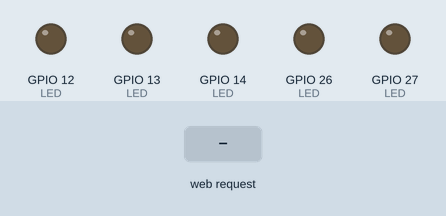
A sketch run on a simulated ESP32. On the bench: output pins drawn as LEDs (lit = HIGH). The test bench sets the inputs (shaded band). WiFi joins after 1.5 s; servers stay silent unless stated; what the sketch prints to the serial monitor is not drawn.

Above: at 2.7 s.
2.8 s: HTTP request GET /1/on received
At 3.2 s:
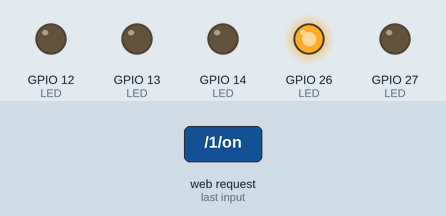
4.3 s: HTTP request GET /1/off received
At 5.5 s:
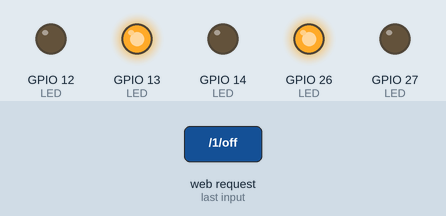
5.8 s: HTTP request GET /2/off received
At 6.8 s:
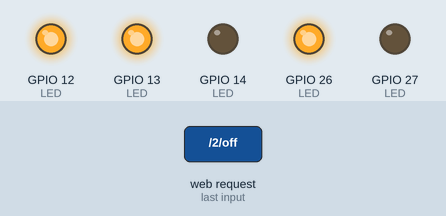
7.3 s: HTTP request GET /3/off received
At 8.0 s:
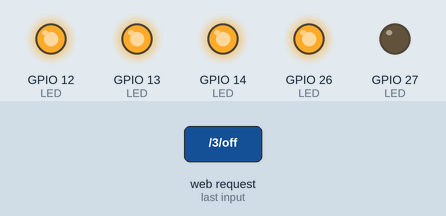
8.8 s: HTTP request GET /2/on received
At 9.1 s:
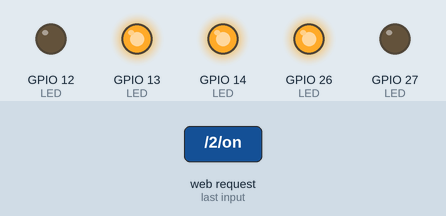
10.3 s: HTTP request GET /4/off received
At 11.4 s:
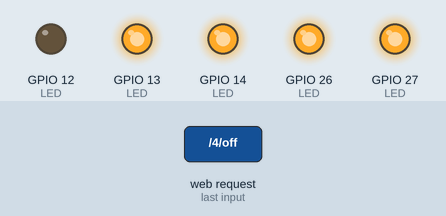
Timing chart, 0 to 12.8 s (numbered marks = the images above; inputs shaded):
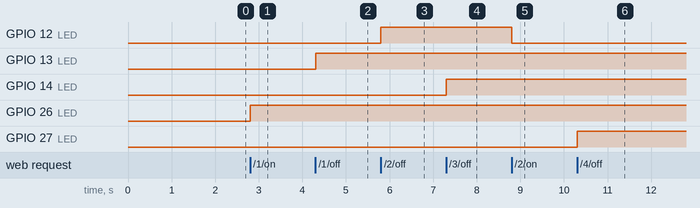

Measured:
- after the input at 2.8 s, GPIO 26 (LED): LOW → HIGH at once
- after the input at 4.3 s, GPIO 13 (LED): LOW → HIGH at once
- after the input at 5.8 s, GPIO 12 (LED): LOW → HIGH at once
- after the input at 7.3 s, GPIO 14 (LED): LOW → HIGH at once
- after the input at 8.8 s, GPIO 12 (LED): HIGH → LOW at once
- after the input at 10.3 s, GPIO 27 (LED): LOW → HIGH at once

The sketch:

Practica_12_Servidor_Web_WiFi_Basico.ino
```cpp
// ==============================================================================
// Practica 12: Servidor Web ESP32 para Control de LEDs (Modo Servidor Web Basico)
// Practice 12: ESP32 HTTP Web Server for Wireless LED Control (Basic Web Server)
//
// Descripcion / Description:
// [ES] Servidor web HTTP en ESP32 configurado para red local que sirve
//      una interfaz web con enlaces HTML para conmutar 4 canales de LEDs con logica inversa.
// [EN] HTTP web server on ESP32 configured for local network serving an
//      interactive HTML dashboard to toggle 4 LED channels with inverted logic.
// ==============================================================================

#include <WiFi.h>

// ------------------------------------------------------------------------------
// Credenciales de Red WiFi / WiFi Credentials
// ------------------------------------------------------------------------------
const char* ssid = "YOUR_WIFI_SSID";
const char* password = "YOUR_WIFI_PASSWORD";

// Nombre de red del dispositivo / Device network name
String nom = "ESP32-WebServer";

// Inicializacion del servidor en puerto 80 / Web server on port 80
WiFiServer server(80);

// Variables de estado de los LEDs / LED State Variables
String output1State = "off";
String output2State = "off";
String output3State = "off";
String output4State = "off";

// Control de tiempo y timeout / Timeout & timing variables
unsigned long currentTime = millis();
unsigned long previousTime = 0;
const long timeoutTime = 2000;

// ------------------------------------------------------------------------------
// Configuracion Inicial / System Setup
// ------------------------------------------------------------------------------
void setup() {
  Serial.begin(9600);

  // Definicion de pines de salida / Output Pin Configuration
  pinMode(13, OUTPUT); // [ES] LED Rojo       / [EN] Red LED (GPIO 13)
  pinMode(12, OUTPUT); // [ES] LED Verde      / [EN] Green LED (GPIO 12)
  pinMode(14, OUTPUT); // [ES] LED Amarillo   / [EN] Yellow LED (GPIO 14)
  pinMode(27, OUTPUT); // [ES] LED Azul       / [EN] Blue LED (GPIO 27)
  pinMode(26, OUTPUT); // [ES] LED Monitoreo  / [EN] Activity Monitor LED (GPIO 26)

  delay(10);

  // Conexion WiFi / WiFi Connection Routine
  Serial.println();
  Serial.println("CONECTANDO A / CONNECTING TO: ");
  Serial.println(ssid);
  WiFi.begin(ssid, password);
  while (WiFi.status() != WL_CONNECTED) {
    delay(500);
    Serial.print(".");
  }
  Serial.println("");
  Serial.println("WiFi CONECTADO / CONNECTED.");
  Serial.println("DIRECCION IP LOCAL / LOCAL IP: ");
  Serial.println(WiFi.localIP());

  // Iniciar servidor web / Start HTTP Server
  server.begin();
}

// ------------------------------------------------------------------------------
// Bucle Principal / Main Loop (Manejo de Clientes HTTP)
// ------------------------------------------------------------------------------
void loop() {
  WiFiClient client = server.available(); // Escuchar clientes entrantes / Listen for clients

  if (client) {
    currentTime = millis();
    previousTime = currentTime;
    Serial.println("NUEVO CLIENTE / NEW CLIENT CONNECTED");
    digitalWrite(26, HIGH);

    String header = "";
    String currentLine = "";

    while (client.connected() && currentTime - previousTime <= timeoutTime) {
      currentTime = millis();

      if (client.available()) {
        char c = client.read();
        Serial.write(c);
        header += c;

        if (c == '\n') {
          if (currentLine.length() == 0) {
            // [ES] Encabezado de respuesta HTTP / [EN] HTTP Response Header
            client.println("HTTP/1.1 200 OK");
            client.println("Content-type:text/html");
            client.println();

            // [ES] Decodificacion de solicitudes GET para conmutacion de LEDs
            // [EN] Decode GET requests to toggle physical LED outputs
            if (header.indexOf("GET /1/on") >= 0) {
              output1State = "on";
              digitalWrite(13, LOW);  // Encender LED 1 (Logica invertida) / Turn ON LED 1
            } else if (header.indexOf("GET /1/off") >= 0) {
              output1State = "off";
              digitalWrite(13, HIGH); // Apagar LED 1 / Turn OFF LED 1
            } else if (header.indexOf("GET /2/on") >= 0) {
              output2State = "on";
              digitalWrite(12, LOW);  // Encender LED 2 / Turn ON LED 2
            } else if (header.indexOf("GET /2/off") >= 0) {
              output2State = "off";
              digitalWrite(12, HIGH); // Apagar LED 2 / Turn OFF LED 2
            } else if (header.indexOf("GET /3/on") >= 0) {
              output3State = "on";
              digitalWrite(14, LOW);  // Encender LED 3 / Turn ON LED 3
            } else if (header.indexOf("GET /3/off") >= 0) {
              output3State = "off";
              digitalWrite(14, HIGH); // Apagar LED 3 / Turn OFF LED 3
            } else if (header.indexOf("GET /4/on") >= 0) {
              output4State = "on";
              digitalWrite(27, LOW);  // Encender LED 4 / Turn ON LED 4
            } else if (header.indexOf("GET /4/off") >= 0) {
              output4State = "off";
              digitalWrite(27, HIGH); // Apagar LED 4 / Turn OFF LED 4
            }

            // [ES] Generacion de interfaz web HTML/CSS
            // [EN] HTML/CSS Web Dashboard Generation
            client.println("<!DOCTYPE html>");
            client.println("<html lang=\"es\">");
            client.println("<head>");
            client.println("    <meta charset=\"UTF-8\">");
            client.println("    <meta name=\"viewport\" content=\"width=device-width, initial-scale=1.0\">");
            client.println("    <title>ESP32 Control de LEDs / LED Control</title>");
            client.println("    <style>");
            client.println("        body {");
            client.println("            margin: 0;");
            client.println("            padding: 0;");
            client.println("            height: 100vh;");
            client.println("            background: url('https://viveloensaltillo.com/wp-content/uploads/2018/08/1254x851tecsaltillo1-768x521.jpg') no-repeat center center;");
            client.println("            background-size: cover;");
            client.println("            color: white;");
            client.println("            font-family: Arial, sans-serif;");
            client.println("        }");
            client.println("        .top-left {");
            client.println("            position: absolute;");
            client.println("            top: 10px;");
            client.println("            left: 15px;");
            client.println("            color: maroon;");
            client.println("            font-size: 24px;");
            client.println("            font-weight: bold;");
            client.println("        }");
            client.println("        .department {");
            client.println("            position: absolute;");
            client.println("            top: 12%;");
            client.println("            left: 50%;");
            client.println("            transform: translate(-50%, -50%);");
            client.println("            color: white;");
            client.println("            font-size: 24px;");
            client.println("            font-weight: bold;");
            client.println("            text-transform: uppercase;");
            client.println("        }");
            client.println("        .center-top {");
            client.println("            position: absolute;");
            client.println("            top: 18%;");
            client.println("            left: 50%;");
            client.println("            transform: translate(-50%, -50%);");
            client.println("            color: white;");
            client.println("            font-size: 28px;");
            client.println("            font-weight: bold;");
            client.println("        }");
            client.println("        .below-center-top {");
            client.println("            position: absolute;");
            client.println("            top: 22%;");
            client.println("            left: 50%;");
            client.println("            transform: translate(-50%, -50%);");
            client.println("            color: green;");
            client.println("            font-size: 20px;");
            client.println("            font-weight: bold;");
            client.println("        }");
            client.println("        .bottom-right {");
            client.println("            position: absolute;");
            client.println("            bottom: 10px;");
            client.println("            right: 15px;");
            client.println("            text-align: right;");
            client.println("            color: white;");
            client.println("            font-size: 16px;");
            client.println("        }");
            client.println("        .top-right {");
            client.println("            position: absolute;");
            client.println("            top: 10px;");
            client.println("            right: 15px;");
            client.println("            color: blue;");
            client.println("            font-size: 18px;");
            client.println("            font-weight: bold;");
            client.println("            text-align: right;");
            client.println("        }");
            client.println("        .led-status {");
            client.println("            position: absolute;");
            client.println("            top: 25%;");
            client.println("            left: 50%;");
            client.println("            transform: translate(-50%, -50%);");
            client.println("            color: white;");
            client.println("            font-size: 20px;");
            client.println("            font-weight: bold;");
            client.println("        }");
            client.println("        .led-buttons {");
            client.println("            position: absolute;");
            client.println("            top: 30%;");
            client.println("            left: 50%;");
            client.println("            transform: translate(-50%, -50%);");
            client.println("            display: flex;");
            client.println("            justify-content: space-around;");
            client.println("            width: 80%;");
            client.println("        }");
            client.println("        .led-button {");
            client.println("            padding: 10px 20px;");
            client.println("            font-size: 16px;");
            client.println("            background-color: #4CAF50;");
            client.println("            color: white;");
            client.println("            border: none;");
            client.println("            cursor: pointer;");
            client.println("            border-radius: 5px;");
            client.println("            transition: background-color 0.3s;");
            client.println("        }");
            client.println("        .led-button:hover {");
            client.println("            background-color: darkgray;");
            client.println("        }");
            client.println("    </style>");
            client.println("</head>");
            client.println("<body>");
            client.println("    <div class=\"top-left\">Instituto Tecnologico de Saltillo</div>");
            client.println("    <div class=\"department\">Departamento de Electrónica</div>");
            client.println("    <div class=\"center-top\">Microcontroladores</div>");
            client.println("    <div class=\"below-center-top\">Nombre del Maestro: Ing. Huitzilihuitl Saldaña Mora</div>");
            client.println("    <div class=\"bottom-right\">Microcontroladores - ESP32</div>");
            client.println("    <div class=\"top-right\">Practica 12: ESP32 Servidor Web</div>");
            client.println("    <div class=\"led-status\">Estado de los LEDs: LED 1: " + output1State + " | LED 2: " + output2State + " | LED 3: " + output3State + " | LED 4: " + output4State + "</div>");
            client.println("    <div class=\"led-buttons\">");
            client.println("        <a href=\"/1/on\"><button class=\"led-button\">Encender LED 1 (On)</button></a>");
            client.println("        <a href=\"/1/off\"><button class=\"led-button\">Apagar LED 1 (Off)</button></a>");
            client.println("        <a href=\"/2/on\"><button class=\"led-button\">Encender LED 2 (On)</button></a>");
            client.println("        <a href=\"/2/off\"><button class=\"led-button\">Apagar LED 2 (Off)</button></a>");
            client.println("        <a href=\"/3/on\"><button class=\"led-button\">Encender LED 3 (On)</button></a>");
            client.println("        <a href=\"/3/off\"><button class=\"led-button\">Apagar LED 3 (Off)</button></a>");
            client.println("        <a href=\"/4/on\"><button class=\"led-button\">Encender LED 4 (On)</button></a>");
            client.println("        <a href=\"/4/off\"><button class=\"led-button\">Apagar LED 4 (Off)</button></a>");
            client.println("    </div>");
            client.println("</body>");
            client.println("</html>");
            client.stop();
            Serial.println("Cliente Desconectado / Client Disconnected.");
            Serial.println("");
          } else {
            currentLine = "";
          }
        }
      }
    }
  }
}
```
